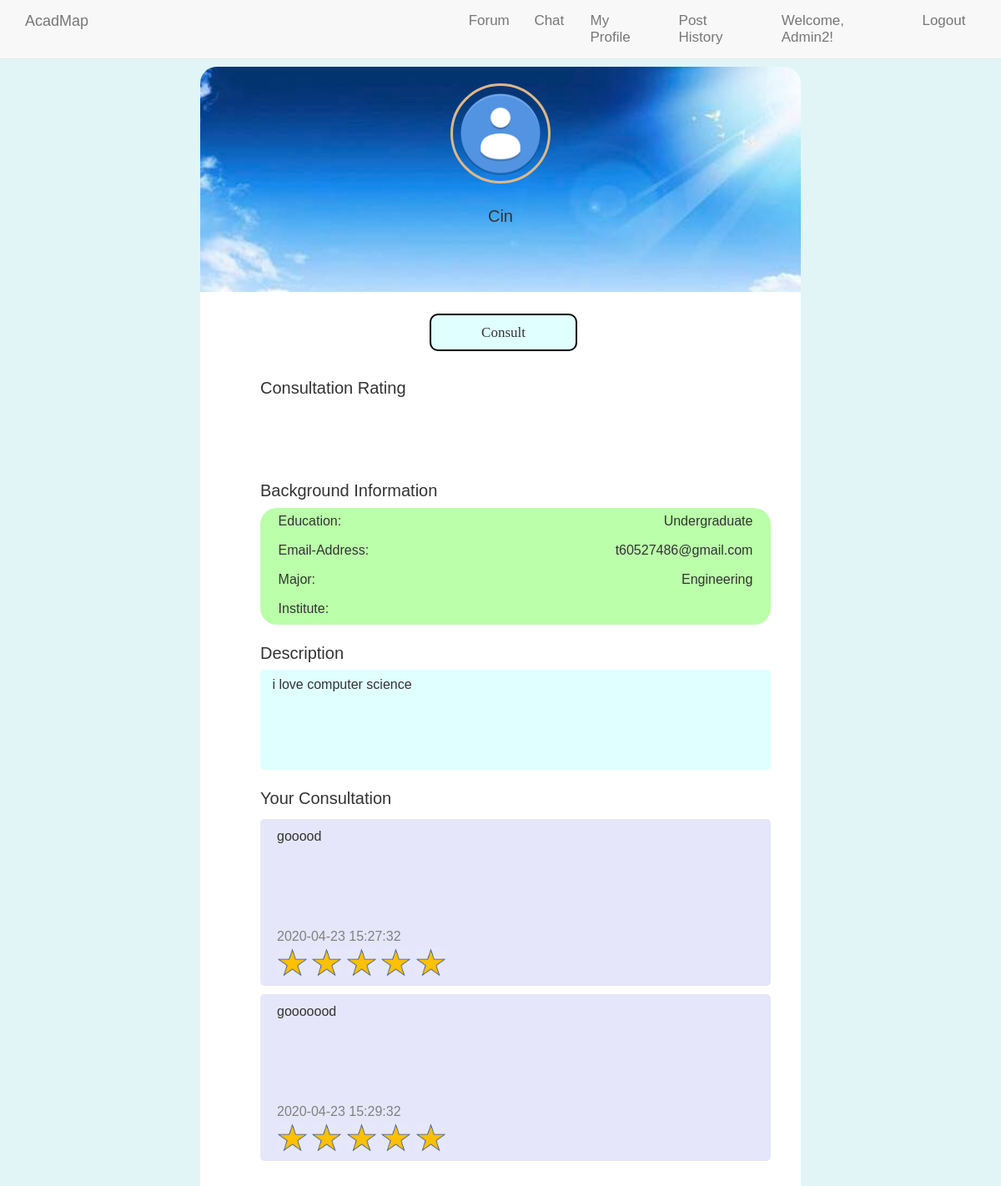
The page /forum_related/othersprofile.php?uid=7 (signed in) on the database its author committed.
### tables this page shows
CREATE TABLE `user_profile` (
  `user_id` int(8) UNSIGNED NOT NULL,
  `username` varchar(16) NOT NULL,
  `personal_picture` varchar(200) DEFAULT NULL,
  `education_level` varchar(64) NOT NULL,
  `personal_description` text NOT NULL,
  `major` varchar(120) NOT NULL,
  `user_level` varchar(15) NOT NULL DEFAULT 'member',
  `institute` varchar(40) DEFAULT NULL,
  `consult_rating` double NOT NULL DEFAULT 0,
  `cvv` int(3) DEFAULT NULL,
  `expire_yr` int(4) DEFAULT NULL,
  `expire_mth` int(2) DEFAULT NULL,
  `cardnumber` varchar(17) DEFAULT NULL,
  `cardname` varchar(20) DEFAULT NULL
);

CREATE TABLE `user` (
  `user_id` int(8) UNSIGNED NOT NULL,
  `username` varchar(16) NOT NULL,
  `password` varchar(16) NOT NULL,
  `verify_code` varchar(8) NOT NULL DEFAULT 'pokemon!',
  `email_address` varchar(320) NOT NULL
);

CREATE TABLE `consultation_comment` (
  `user_id` int(8) NOT NULL,
  `author_id` int(8) NOT NULL,
  `score` int(1) NOT NULL,
  `comments` text NOT NULL,
  `comment_date` timestamp NOT NULL DEFAULT current_timestamp()
);

### forum_related/othersprofile.php (the view, shortened to what this page needs)
<!DOCTYPE html>
<html>
<head>
  <link rel="stylesheet" href="../css/bootstrap.min.css">
  <link rel="stylesheet" href="../css/main.css">
    <link rel="stylesheet" href="../css/post.css">
  <link rel="stylesheet" href="../css/profile.css">
	</head>
	<body>
		<div style="background-color: #e1f5f7">
		<div class="space1"></div>
		<?php
			include("../navbar.php");
			$uid = $_GET['uid'];
			$servername = "localhost";
			$username = "root";
			$password = "";
			$conn = new mysqli($servername, $username, $password, 'AcadMap');
			$commentsql = "SELECT * FROM user_profile WHERE user_id=$uid";
			$commentResult = mysqli_query($conn,$commentsql);
			$Commentinfo = mysqli_fetch_array($commentResult);
			echo "<div class='top1'><div class='circle1'></div>
				<div class='username1'>".$Commentinfo['username']."</div>
				<div class='institute1'>".$Commentinfo['institute']."</div>
				</div>";
		?>
		<div class="content1">
			<?php
				  if(isset($_SESSION["signed_in"])){
					  echo '<form id="myBtn" action="buildcroom.php" class="form-container">
								<input class="consult1"  type="submit" value="Consult">
							</form>';
				  }
				  else{
						echo '<input class="consult1" type="submit" value="Consult" disabled>';
				  }
			?>
			<div class="rank1">
				Consultation Rating
			</div>
			<?php
				$starsql = "SELECT consult_rating FROM user_profile WHERE user_id=$uid";
				$starResult = mysqli_query($conn,$starsql);
				$starinfo = mysqli_fetch_array($starResult);
				if($starinfo['consult_rating']>4){
					echo '<div class="ratings11"></div>
					<div class="ratings11 ratings2"></div>
					<div class="ratings11 ratings3"></div>
					<div class="ratings11 ratings4"></div>
					<div class="ratings11 ratings5"></div>';
				}
			?>
			<div class="bac-info1">Background Information</div>
				<?php
					$sql = "SELECT * FROM user WHERE user_id=$uid";
					$Result = mysqli_query($conn,$sql);
					$info = mysqli_fetch_array($Result);
					echo '<div class="status1" >
							Education:<div class="education1">'.$Commentinfo['education_level'].'</div>
						</div>
						<div class="email2" >Email-Address:
							<div class="email1">'.$info['email_address'].'</div>
						</div>
						<div class="major2" >Major:
							<div class="major1">'.$Commentinfo['major'].'</div>
						</div>
						<div class="user_status1">Institute:
							<div class="user_status2">'.$Commentinfo['institute'].'</div>
						</div>';
				?>
			<div class="des1">Description</div>
			<div rows="3" cols="10" class="description1">
			<?php
					echo $Commentinfo['personal_description'];
			?>
			</div>
			<div class="con1">
				Your Consultation
			</div>
			<?php
				$sql = "SELECT * FROM consultation_comment WHERE user_id=$uid";
				$Result = mysqli_query($conn,$sql);
				$col = mysqli_num_rows($Result);
				for ($x = 0; $x < $col; $x++) {
					$info = mysqli_fetch_array($Result);
					if($info['score']==0){
						echo '<div class="consultation_content1">
						<div style="margin:10px"><div style="padding:10px">
							<div class="text1">'.$info['comments'].'</div>
							<div class="day1">'.$info['comment_date'].'<br>
								<div class="star1"></div>
								<div class="star1"></div>
								<div class="star1"></div>
								<div class="star1"></div>
								<div class="star1"></div>
							</div></div>
						</div>
					  </div>';
					}
					else{
						echo '<div class="consultation_content1">
						<div style="margin:10px"><div style="padding:10px">
							<div class="text1">'.$info['comments'].'</div>
							<div class="day1">'.$info['comment_date'].'<br>
								<div class="star_s"></div>
								<div class="star_s"></div>
								<div class="star_s"></div>
								<div class="star_s"></div>
								<div class="star_s"></div>
							</div></div>
						</div>
					  </div>';
					}
				}
			?>
			<div class="space1"></div>
	</body>
</html>

### css/main.css (style rules this page uses)
body { padding-top: 50px; }

### css/post.css (style rules this page uses)
body { margin: 0; font-size: 17px; font-family: Arial, Helvetica, sans-serif; }
.form-container { padding: 5px; background-color: white; }
.content1 { padding: 0; margin: 2px auto 2px auto; width: 90%; }

### css/profile.css (style rules this page uses)
* { margin:0; padding:0; }
html { background-color: #98f5ff; }
.top1 { width:60%; height:270px; margin:0 auto; padding:20px 0; border-top-left-radius: 20px; border-top-right-radius: 20px; background-image: url(../assets/profile_bac.jpg); background-size: cover; }
.circle1 { width:120px; height:120px; border-radius: 60px; border-style: solid; border-color: burlywood; margin:0 auto; background-image: url(../assets/avatar.png); background-size: cover; }
.username1 { height:50px; margin:25px auto 10px; text-align: center; font-size: 20px; }
.institute1 { width:300px; height:50px; margin:0 auto; text-align: center; }
.content1 { width: 60%; margin:0 auto; background-color: white; }
.consult1 { display:inline-block; width: 25%; height:45px; margin-left:38%; margin-top:3%; font-size:17px; border-radius: 10px; border-style: solid; background-color: #e0ffff; font-family:Cooper Black; }
.rank1 { margin-left:10%; margin-top:25px; font-size: 20px; }
.ratings11 { display:inline-block; margin-top:7px; margin-left:10%; width:57px; height:55px; background-size: cover; background-image: url(../assets/yellow-star.png); }
.bac-info1 { margin-left:10%; margin-top:25px; font-size: 20px; margin-bottom: 6px; }
.status1,.email2,.major2,.user_status1 { display: inline-block; margin-left:10%; background-color: #bfa; width:85%; height: 35px; border-style: none; border-width: 0.5px; border-color: #0bf; font-size:16px; padding:0 3%; padding-top: 5px; vertical-align: center; }
.education1,.email1,.major1,.user_status2 { float:right; }
.status1 { border-top-left-radius: 20px; border-top-right-radius: 20px; }
.user_status1 { border-bottom-left-radius: 20px; border-bottom-right-radius: 20px; }
.des1 { margin-left:10%; font-size: 20px; margin-top:20px; }
.description1 { width:85%; height:120px; margin-left:10%; margin-top:6px; font-size: 16px; border-color: gray; padding:1% 2%; border-radius: 5px; background-color: #e0ffff; }
.con1 { margin-left:10%; font-size: 20px; margin-top:20px; }
.consultation_content1 { margin-left:10%; margin-top:6px; width:85%; position: relative; height:200px; border-radius: 5px; background-color: #e6e6fa; }
.text1 { width:100%; height:50%; background-color: #e6e6fa; font-size: 16px; border-style: none; border-radius: 20px; }
.day1 { display:inline-block; width:50%; height:35%; color: grey;; position: absolute; bottom: 0px; background-color: #e6e6fa; font-size: 16px; border-radius: 20px; }
.star_s { display:inline-block; background-size: cover; background-image: url(../assets/yellow-star1.png); width:37px; height:37px; }
.space1 { height:30px; }

### rows shown on the page
user_profile: username "Cin", education_level "Undergraduate", major "Engineering", personal_description "i love computer science"
user: email_address "t60527486@gmail.com"
consultation_comment: comments "gooood", comment_date "2020-04-23 15:27:32"
consultation_comment: comments "gooooood", comment_date "2020-04-23 15:29:32"

### other values the page prints
$_SESSION['username'] "Admin2"
